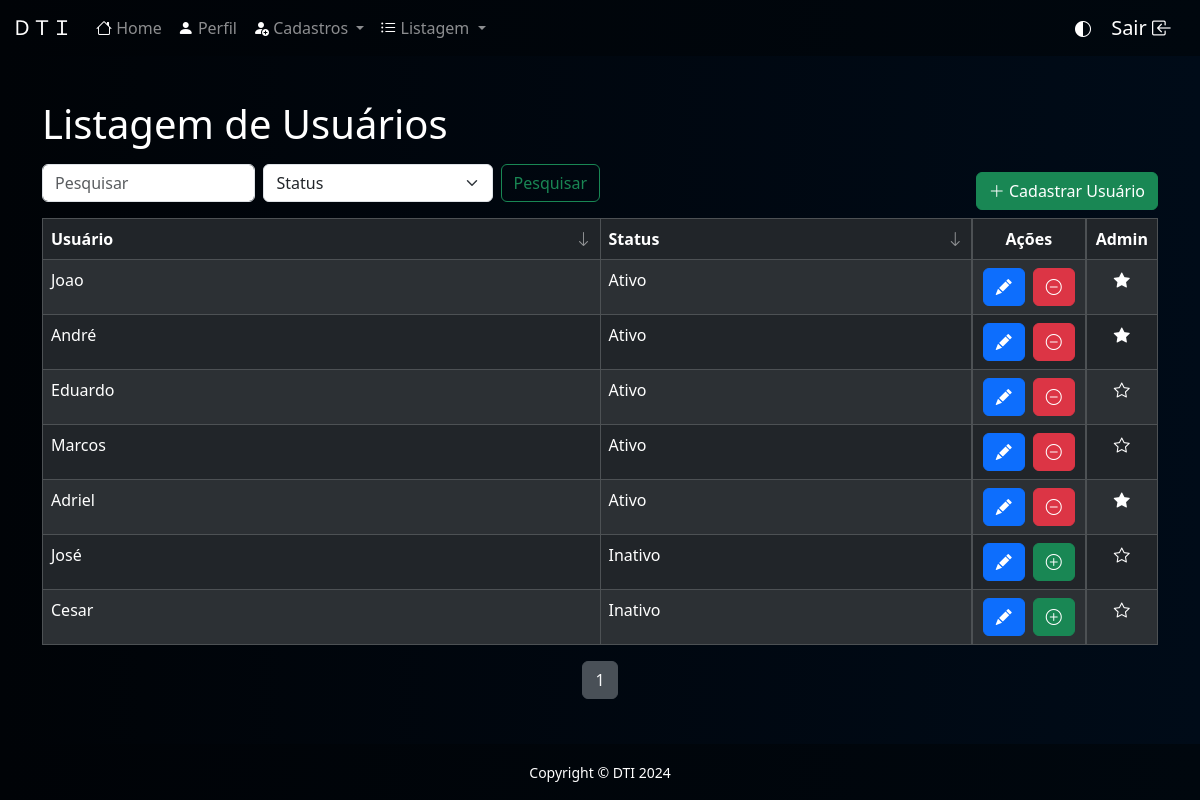
Before: /listar/list-usuario.php (signed in) with the older database file.
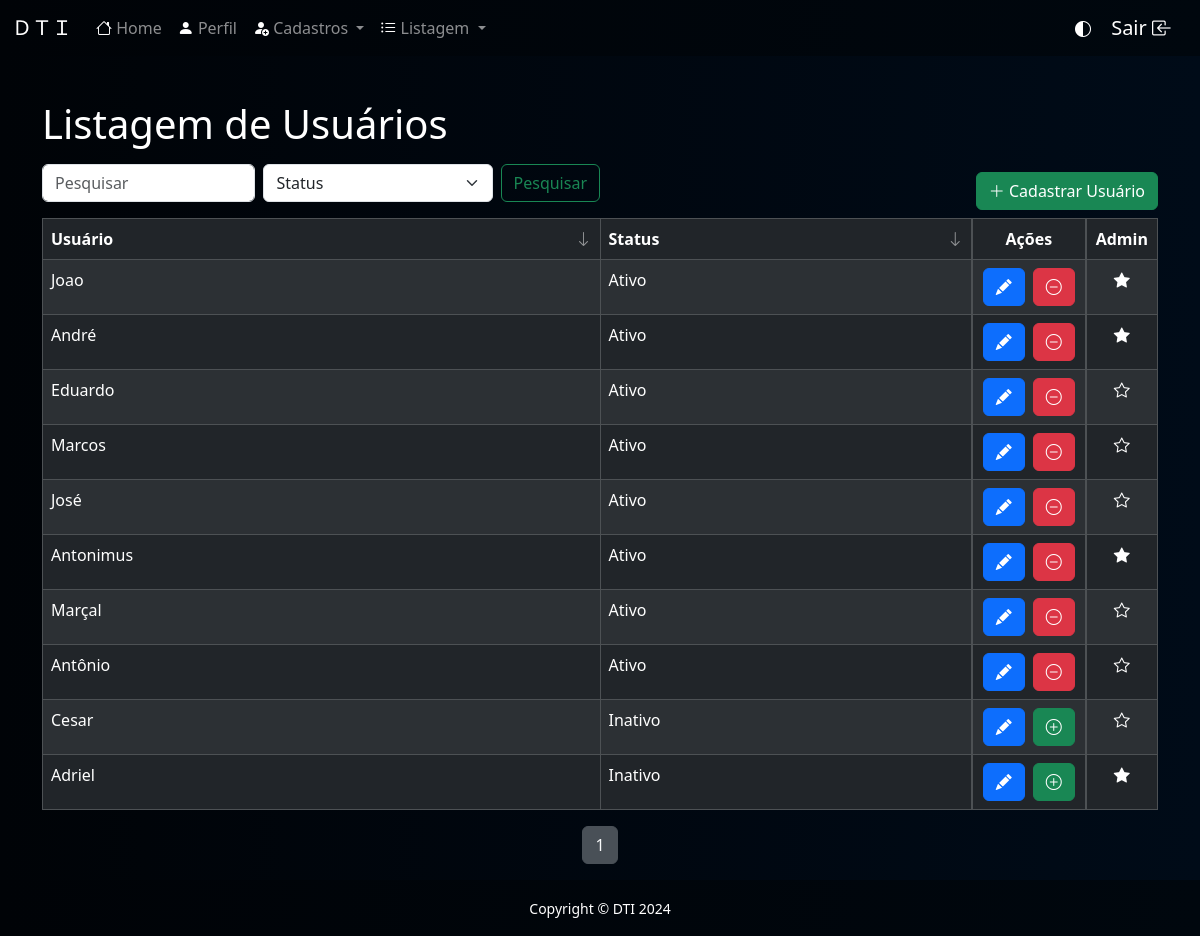
After: the same page with the newer database file.
### tables this page shows
CREATE TABLE `usuario` (
  `id` int(11) NOT NULL,
  `nome` varchar(100) NOT NULL,
  `senha` varchar(100) NOT NULL,
  `status` int(1) NOT NULL,
  `nivel` int(1) NOT NULL
);

### listar/list-usuario.php (the view, shortened to what the changed rows need)
<?php
    require_once('../conexao.php');
    $V_WHERE = "";
    $S_WHERE = "";
    $itens_por_pagina = 15;
    $pagina = isset($_GET['page']) ? $_GET['page'] : 1;
    $offset = ($pagina - 1) * $itens_por_pagina;
    $sql_count = "SELECT COUNT(*) AS total FROM usuario WHERE 1 = 1 " . $V_WHERE . $S_WHERE;
    $resultado_count = mysqli_query($conexao, $sql_count);
    $linha_count = mysqli_fetch_assoc($resultado_count);
    $total_registros = $linha_count['total'];
    $total_paginas = ceil($total_registros / $itens_por_pagina);
    $sort_col = isset($_GET['sort_col']) ? $_GET['sort_col'] : 2;
    $sort_order = isset($_GET['sort_order']) ? $_GET['sort_order'] : 'ASC';
    switch ($sort_col) {
        default:
            $sort_col = 'usuario.status';
    }
    $sql = "SELECT * FROM usuario
              WHERE 1 = 1 " . $V_WHERE . $S_WHERE . "
              ORDER BY $sort_col $sort_order
              LIMIT $itens_por_pagina OFFSET $offset";
    $resultado = mysqli_query($conexao, $sql);
?>
<!DOCTYPE html>
<html lang="pt-br">
<head>
    <link href="https://cdn.jsdelivr.net/npm/bootstrap@5.3.3/dist/css/bootstrap.min.css" rel="stylesheet">
    <link rel="stylesheet" href="https://cdn.jsdelivr.net/npm/bootstrap-icons@1.11.3/font/bootstrap-icons.min.css">
</head>
<body>
    <?php require_once("../template/menu01.php") ?>
    <main class="container" style="margin-top: 100px;">
        <h1>Listagem de Usuários</h1>
        <table class="table table-dark table-striped table-bordered">
            <thead>
                <tr>
                    <th id="header0" onclick="sortTable(0)" class="sortable asc col-6">Usuário <i class="bi bi-arrow-down sort-icon"></th>
                    <th id="header0" onclick="sortTable(1)" class="sortable col-4">Status <i class="bi bi-arrow-down sort-icon"></th>
                    <?php if ($_SESSION['nivel'] == 2): ?>
                        <th class="d-flex justify-content-center">Ações</th>
                    <?php endif; ?>
                    <th style="text-align:center;">Admin</th>
                </tr>
            </thead>
            <tbody>
                <?php
                    while ($linha = mysqli_fetch_array($resultado)) {
                        $status = ($linha['status'] == 1) ? 'Ativo' : 'Inativo';
                ?>
                <tr>
                    <td><?= $linha['nome'] ?></td>
                    <td><?= $status ?></td>
                    <?php if ($_SESSION['nivel'] == 2): ?>
                        <td class="d-flex justify-content-center gap-2">
                            <abbr title="Editar"><a class="btn btn-primary" href="../editar/edit-usuario.php?id=<?= $linha['id'] ?>"><i class="bi bi-pencil-fill"></i></a></abbr>
                            <form method="post">
                                <?php if ($status == "Ativo"): ?>
                                <abbr title="Desativar">
                                    <button type="submit" name="desativar" class="btn btn-danger">
                                        <i class="bi bi-dash-circle"></i>
                                    </button>
                                </abbr>
                            <?php else: ?>
                                <abbr title="Ativar">
                                    <button type="submit" name="ativar" class="btn btn-success">
                                        <i class="bi bi-plus-circle"></i>
                                    </button>
                                </abbr>
                                <?php endif; ?>
                            </form>
                        </td>
                    <?php endif; ?>
                    <?php if ($linha['nivel'] == 2): ?>
                        <td style="text-align:center;"><i class="bi bi-star-fill"></i></td>
                    <?php else: ?>
                            <td style="text-align:center;"><i class="bi bi-star"></i></td>
                    <?php endif; ?>
                </tr>
                <?php } ?>
            </tbody>
        </table>
        <nav aria-label="Paginação">
            <ul class="pagination justify-content-center">
                <?php for ($i = 1; $i <= $total_paginas; $i++): ?>
                    <li class="page-item <?= ($pagina == $i) ? 'active' : '' ?>"><a class="page-link" href="?page=<?= $i ?>&sort_col=<?= isset($_GET['sort_col']) ? $_GET['sort_col'] : '1' ?>&sort_order=<?= isset($_GET['sort_order']) ? $_GET['sort_order'] : 'DESC' ?>"><?= $i ?></a></li>
                <?php endfor; ?>
            </ul>
        </nav>
    </main>
</body>
</html>

Changed rows visible on the page:
changed usuario "José": status "Inativo" → "Ativo"
added usuario: nome "Antonimus", status "Ativo", nivel 2 (drawn)
added usuario: nome "Marçal", status "Ativo", nivel 1 (drawn)
added usuario: nome "Antônio", status "Ativo", nivel 1 (drawn)
changed usuario "Adriel": status "Ativo" → "Inativo"; moves down the list
